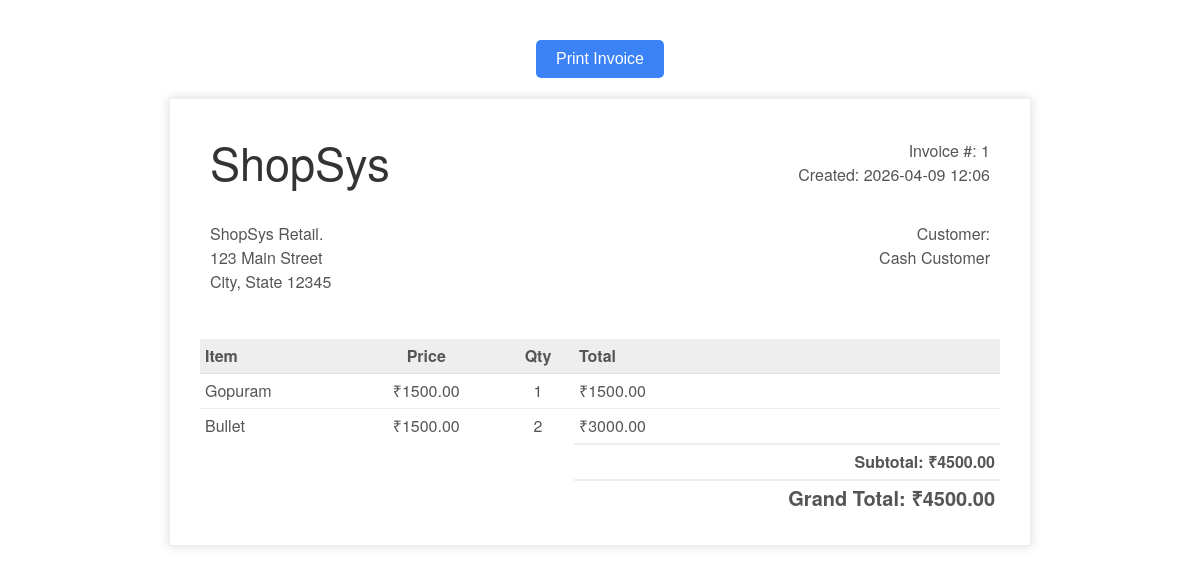
The page /invoice/1/ (signed in) on the database its author committed.
### billing_app/models.py (models this page shows, shortened)
class Bill(models.Model):
    admin_user = models.ForeignKey(User, on_delete=models.SET_NULL, null=True)
    customer_name = models.CharField(max_length=150, blank=True, null=True)
    customer_phone = models.CharField(max_length=20, blank=True, null=True)
    total_amount = models.DecimalField(max_digits=12, decimal_places=2, default=0.00) # Subtotal
    discount = models.DecimalField(max_digits=12, decimal_places=2, default=0.00)
    gst_amount = models.DecimalField(max_digits=12, decimal_places=2, default=0.00)
    final_amount = models.DecimalField(max_digits=12, decimal_places=2, default=0.00) # Grand Total
    created_at = models.DateTimeField(auto_now_add=True)

class BillItem(models.Model):
    bill = models.ForeignKey(Bill, related_name='items', on_delete=models.CASCADE)
    product = models.ForeignKey(Product, on_delete=models.SET_NULL, null=True)
    quantity = models.IntegerField(default=1)
    price = models.DecimalField(max_digits=10, decimal_places=2) # Price at the time of sale
    total = models.DecimalField(max_digits=12, decimal_places=2) # quantity * price

class Product(models.Model):
    name = models.CharField(max_length=200)
    category = models.ForeignKey(Category, on_delete=models.SET_NULL, null=True, blank=True)
    image = models.ImageField(upload_to='product_images/', null=True, blank=True)
    price = models.DecimalField(max_digits=10, decimal_places=2)
    stock_quantity = models.IntegerField(default=0)
    low_stock_threshold = models.IntegerField(default=10)
    created_at = models.DateTimeField(auto_now_add=True)

### billing_app/views.py (the view)
# urls.py: path('invoice/<int:pk>/', views.invoice_view, name='invoice'),
@login_required
def invoice_view(request, pk):
    bill = get_object_or_404(Bill, pk=pk)
    return render(request, 'invoice.html', {'bill': bill})

### templates/invoice.html (shortened to what this page needs)
<!DOCTYPE html>
<html lang="en">
<head>
</head>
<body>
    <button onclick="window.print()" class="print-btn">Print Invoice</button>
    <div class="invoice-box">
        <table cellpadding="0" cellspacing="0">
            <tr class="top">
                <td colspan="4">
                    <table>
                        <tr>
                            <td class="title">
                                ShopSys
                            </td>
                            <td>
                                Invoice #: {{ bill.id }}<br>
                                Created: {{ bill.created_at|date:"Y-m-d H:i" }}<br>
                            </td>
                        </tr>
                    </table>
                </td>
            </tr>
            <tr class="information">
                <td colspan="4">
                    <table>
                        <tr>
                            <td>
                                ShopSys Retail.<br>
                                123 Main Street<br>
                                City, State 12345
                            </td>
                            <td>
                                Customer:<br>
                                {{ bill.customer_name|default:"Cash Customer" }}<br>
                            </td>
                        </tr>
                    </table>
                </td>
            </tr>
            <tr class="heading">
                <td>Item</td>
                <td style="text-align: center;">Price</td>
                <td style="text-align: center;">Qty</td>
                <td>Total</td>
            </tr>
            {% for item in bill.items.all %}
            <tr class="item {% if forloop.last %}last{% endif %}">
                <td>{{ item.product.name }}</td>
                <td style="text-align: center;">₹{{ item.price }}</td>
                <td style="text-align: center;">{{ item.quantity }}</td>
                <td>₹{{ item.total }}</td>
            </tr>
            {% endfor %}
            <tr class="total">
                <td colspan="3"></td>
                <td>Subtotal: ₹{{ bill.total_amount }}</td>
            </tr>
            <tr class="total">
                <td colspan="3"></td>
                <td style="font-size: 20px;"><strong>Grand Total: ₹{{ bill.final_amount }}</strong></td>
            </tr>
        </table>
    </div>
</body>
</html>

### templates/invoice.html (style rules this page uses)
body { font-family: 'Helvetica Neue', Helvetica, Arial, sans-serif; margin: 0; padding: 20px; color: #333; }
.invoice-box { max-width: 800px; margin: auto; padding: 30px; border: 1px solid #eee; box-shadow: 0 0 10px rgba(0, 0, 0, 0.15); font-size: 16px; line-height: 24px; color: #555; }
.invoice-box table { width: 100%; line-height: inherit; text-align: left; border-collapse: collapse; }
.invoice-box table td { padding: 5px; vertical-align: top; }
.invoice-box table tr td:nth-child(2) { text-align: right; }
.invoice-box table tr.top table td { padding-bottom: 20px; }
.invoice-box table tr.top table td.title { font-size: 45px; line-height: 45px; color: #333; }
.invoice-box table tr.information table td { padding-bottom: 40px; }
.invoice-box table tr.heading td { background: #eee; border-bottom: 1px solid #ddd; font-weight: bold; }
.invoice-box table tr.item td { border-bottom: 1px solid #eee; }
.invoice-box table tr.item.last td { border-bottom: none; }
.invoice-box table tr.total td:nth-child(2) { border-top: 2px solid #eee; font-weight: bold; }
.print-btn { display: block; margin: 20px auto; padding: 10px 20px; background: #3b82f6; color: #fff; border: none; border-radius: 5px; cursor: pointer; font-size: 16px; }

### rows shown on the page
Bill: id "1", created_at "2026-04-09 12:06", customer_name "Cash Customer", total_amount "4500.00", final_amount "4500.00"
BillItem: product.name "Gopuram", price "1500.00", quantity "1", total "1500.00"
BillItem: product.name "Bullet", price "1500.00", quantity "2", total "3000.00"
